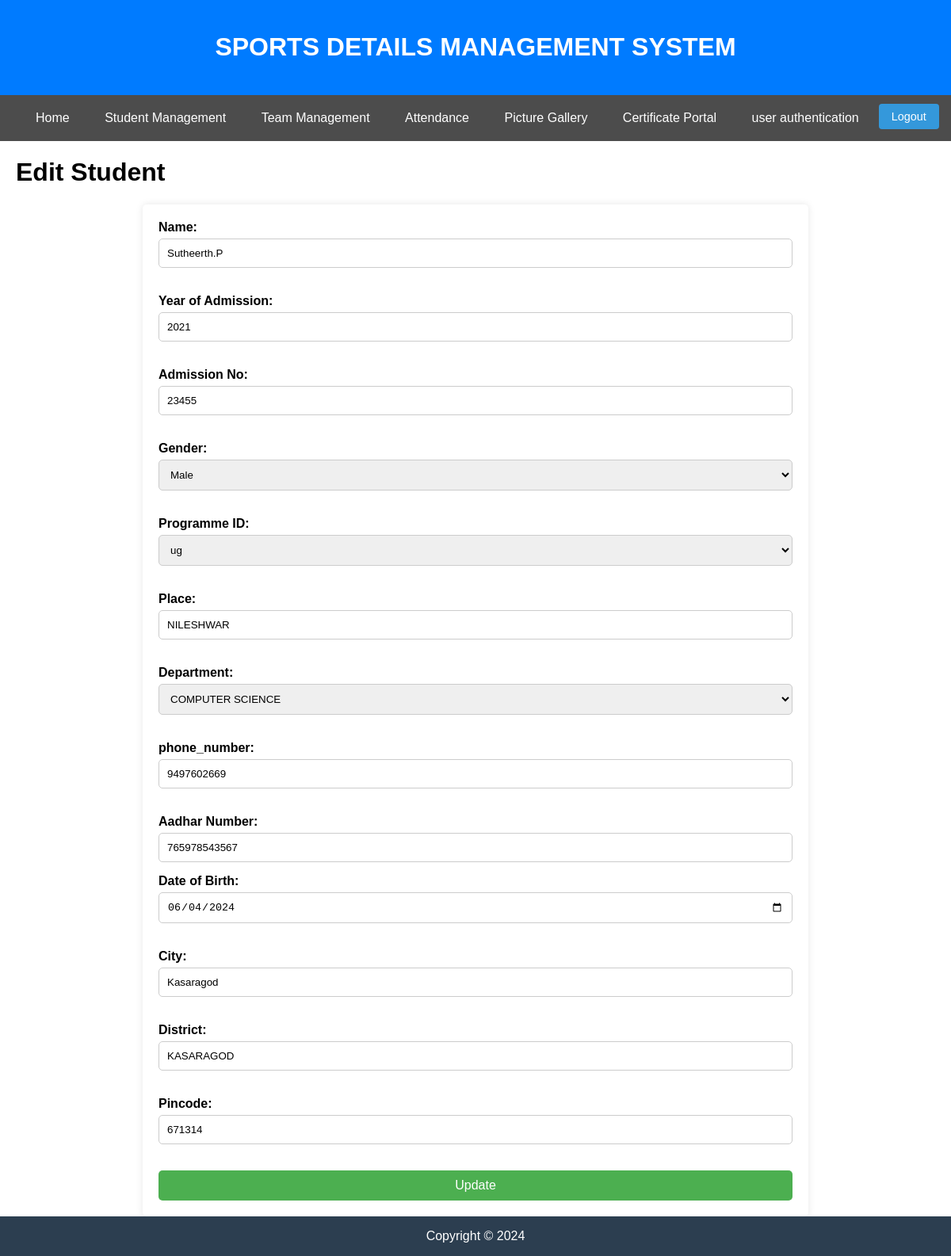
The app's page /edit_student/NA21PICS16/ (signed in) with its own data.
### SDMSapp/models.py (models this page shows, shortened)
class Student(models.Model):
    name = models.CharField(max_length=50)
    year_of_admission = models.IntegerField()
    admission_no = models.IntegerField()
    programme_id = models.ForeignKey(Programme, on_delete=models.CASCADE, null=True)
    uty_reg_no = models.CharField(max_length=50, unique = True)
    GENDER_CHOICES = [
        ('Male', 'Male'),
        ('Female', 'Female'),
    ]
    gender = models.CharField(max_length=10, choices=GENDER_CHOICES, default='Male')
    place = models.CharField(max_length=50)
    department = models.ForeignKey(Department, on_delete=models.CASCADE, null=True)
    phone_number = models.CharField(
        max_length=10,
        validators=[RegexValidator(regex='^\d{10}$', message='Phone number must be 10 to 15 digits')],
        default = 0
    )
    aadhar_number = models.CharField(
        max_length=12,
        validators=[RegexValidator(regex='^\d{12}$', message='Aadhaar number must be exactly 16 digits')],
        default = 0
    )
    dob = models.DateField(null =True)
    city = models.CharField(max_length=50)
    district = models.CharField(max_length=50)
    DISTRICT = [
    ('ALAPPUZHA', 'Alappuzha'),
    ('ERNAKULAM', 'Ernakulam'),
    ('IDUKKI', 'Idukki'),
    ('KANNUR', 'Kannur'),
    ('KASARAGOD', 'Kasaragod'),
    ('KOLLAM', 'Kollam'),
    ('KOTTAYAM', 'Kottayam'),
    ('KOZHIKODE', 'Kozhikode'),
    ('MALAPPURAM', 'Malappuram'),
    ('PALAKKAD', 'Palakkad'),
    ('PATHANAMTHITTA', 'Pathanamthitta'),
    ('THIRUVANANTHAPURAM', 'Thiruvananthapuram'),
    ('THRISSUR', 'Thrissur'),
    ('WAYANAD', 'Wayanad'),
]
    district = models.CharField(max_length=50,  choices=DISTRICT, default='Active')
    pincode = models.CharField(max_length=50)

class Programme(models.Model):
    name = models.CharField(max_length=50)

### SDMSapp/views.py (the view, shortened to what this page needs)
# urls.py: path('edit_student/<str:uty_reg_no>/', edit_student, name='edit_student'),
@login_required
def edit_student(request, uty_reg_no):
    student = get_object_or_404(Student, uty_reg_no=uty_reg_no)
    departments = Department.objects.all()
    programmes = Programme.objects.all()
    context = {"student": student, "departments": departments, "programmes": programmes}
    return render(request, 'SDMSapp/edit_student.html', context)

### SDMSapp/templates/SDMSapp/edit_student.html (shortened to what this page needs)
{% extends 'SDMSapp/base.html' %}
{% block content %}
<!DOCTYPE html>
<html lang="en">
<head>
</head>
<body>
        <h1>Edit Student</h1>
        <form method="POST" action="{% url 'edit_student' student.uty_reg_no %}">
            <label for="name">Name:</label>
            <input type="text" id="name" name="name" value="{{ student.name }}" required><br>
            <label for="year_of_admission">Year of Admission:</label>
            <input type="text" id="year_of_admission" name="year_of_admission" value="{{ student.year_of_admission }}" required><br>
            <label for="admission_no">Admission No:</label>
            <input type="text" id="admission_no" name="admission_no" value="{{ student.admission_no }}" required><br>
            <label for="gender">Gender:</label>
            <select id="gender" name="gender" required>
                {% for choice in student.GENDER_CHOICES %}
                    <option value="{{ choice.0 }}" {% if student.gender == choice.0 %}selected{% endif %}>{{ choice.1 }}</option>
                {% endfor %}
            </select><br>
            <label for="programme_id">Programme ID:</label>
            <select id="programme_id" name="programme_id" required>
                {% for programme in programmes %}
                    <option value="{{ programme.id }}" {% if programme.id == student.programme_id.id %}selected{% endif %}>{{ programme.name }}</option>
                {% endfor %}
            </select><br>
            <label for="place">Place:</label>
            <input type="text" id="place" name="place" value="{{ student.place }}" required><br>
            <label for="department">Department:</label>
            <select id="department" name="department" required>
                {% for department in departments %}
                    <option value="{{ department.dept_name }}" >{{ department.dept_name }}</option>
                {% endfor %}
            </select><br>
            <label for="phone_number">phone_number:</label>
            <input type="text" id="phone_number" placeholder="10 digits" name="phone_number" value="{{ student.phone_number }}" required><br>
            <label for="aadhar_number">Aadhar Number:</label>
            <input type="text" id="aadhar_number" placeholder="12 digits" name="aadhar_number" value="{{ student.aadhar_number }}" maxlength="12" pattern="\d{12}" required oninput="validateAadharNumber(this)">
            <label for="dob">Date of Birth:</label>
            <input type="date" id="dob" name="dob" value="{{ student.dob|date:'Y-m-d' }}" required><br>
            <label for="city">City:</label>
            <input type="text" id="city" name="city" value="{{ student.city }}" required><br>
            <label for="district">District:</label>
            <input type="text" id="district" name="district" value="{{ student.district }}" required><br>
            <label for="pincode">Pincode:</label>
            <input type="text" id="pincode" name="pincode" value="{{ student.pincode }}" required><br>
            <button type="submit">Update</button>
        </form>
</body>
</html>
{% endblock content %}

### SDMSapp/templates/SDMSapp/base.html (style rules this page uses)
body { font-family: Arial, sans-serif; margin: 0; padding: 0; }

### SDMSapp/templates/SDMSapp/edit_student.html (style rules this page uses)
form { background-color: #fff; padding: 20px; border-radius: 5px; box-shadow: 0 0 10px rgba(0, 0, 0, 0.1); width: 800px; display: flex; margin: auto; flex-direction: column; overflow-y: auto; max-height: 80vh; margin-bottom: 50px; }
label { margin-bottom: 5px; font-weight: bold; }
input, select { margin-bottom: 15px; padding: 10px; border: 1px solid #ccc; border-radius: 5px; width: 100%; box-sizing: border-box; }
button { background-color: #4CAF50; color: white; border: none; padding: 10px; border-radius: 5px; cursor: pointer; font-size: 16px; }

### records on screen
Student: name "Sutheerth.P", year_of_admission "2021", admission_no "23455", gender "Male", programme_id "ug", place "NILESHWAR", phone_number "9497602669", aadhar_number "765978543567", dob "06/04/2024", city "Kasaragod", district "KASARAGOD", pincode "671314"

### other values on screen
form field department "COMPUTER SCIENCE"
